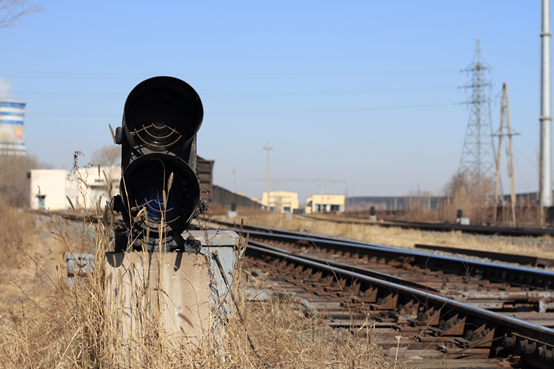
#> input picture demo.png, 554 x 369 px
$ python main.py   (Python 2 division)
#> lines starting #> are read from the running program, lines starting #| are printed output that depends on the picture
#> further down, img is the input picture: PIL image 554x369 RGBA; mean R, G, B, A 143.3, 146.7, 153.3, 255
# coding=utf-8
import math
from PIL import Image, ImageFilter
from numpy import *
import BlendFilter


class GaussianBlur(ImageFilter.Filter):
    name = "GaussianBlur"

    def __init__(self, radius=2, bounds=None):
        self.radius = radius
        self.bounds = bounds

    def filter(self, image):
        if self.bounds:
            clips = image.crop(self.bounds).gaussian_blur(self.radius)
            image.paste(clips, self.bounds)
            return image
        else:
            return image.gaussian_blur(self.radius)


def glowing_edge(img):
    if img.mode != "RGBA":
        img = img.convert("RGBA")

    width, height = img.size
#> width = 554; height = 369
    pix = img.load()

    for w in xrange(width - 1):
        for h in xrange(height - 1):
            bottom = pix[w, h + 1]  # 下方像素点
            right = pix[w + 1, h]  # 右方像素点
            current = pix[w, h]  # 当前像素点

            # 对r, g, b三个分量进行如下计算
            # 以r分量为例：int(2 * math.sqrt((r[current]-r[bottom])^2 + r[current]-r[right])^2))
            pixel = [int(math.sqrt((item[0] - item[1]) ** 2 + (item[0] - item[2]) ** 2) * 2)
                     for item in zip(current, bottom, right)[:3]]
            pixel.append(current[3])

            pix[w, h] = tuple([min(max(0, i), 255) for i in pixel])  # 限制各分量值介于[0, 255]

    return img


def opposition(img):
    im_array = array(img)
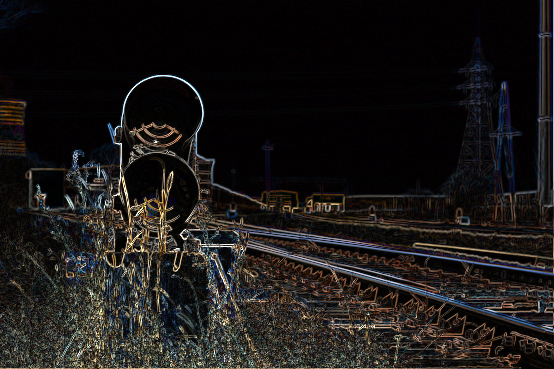
#> im_array: shape (369, 554, 4); mean R, G, B, A 27.9, 25.3, 23.9, 255

    im_array = 255 - im_array

    return Image.fromarray(im_array)


# [8 lines of commented-out code are left out]


# [20 lines left out: function getBlending, not called in this run]


def convertToArgb(img):
    return img.convert('RGBA')


# [71 lines left out: functions colorize, lighting, not called in this run]


def getSim(rgb, r, g, b):
    return sqrt((rgb[0] - r) ^ 2 + (rgb[1] - g) ^ 2 + rgb[2] ^ 2)


# [20 lines left out: functions solarize, changeColor, not called in this run]


img = Image.open('demo.png')

img.show()

t_pix = img.load()

img_copy = img.copy()
#
img = opposition(glowing_edge(img))
#
img = img.filter(GaussianBlur(radius=2))
#> (the run stopped early here; a loop or call above may not have finished)
